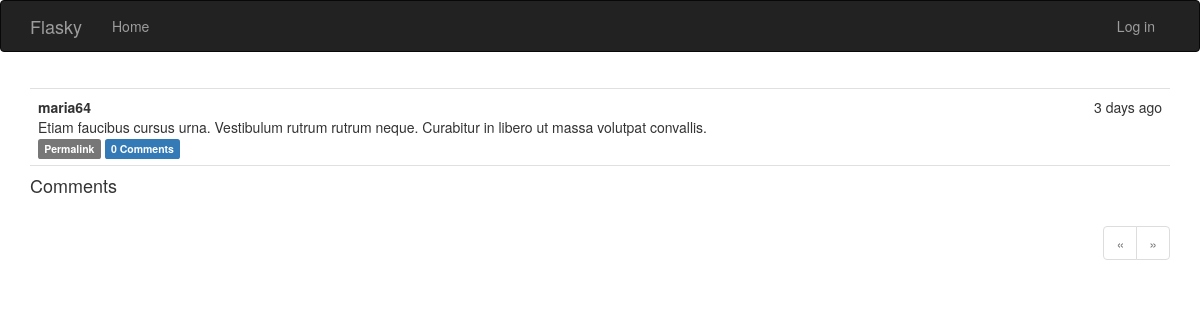
/post/1, run on the app's committed database.
### app/models.py (models this page shows, shortened)
class Post(db.Model):
    __tablename__ = 'posts'
    id = db.Column(db.Integer, primary_key=True)
    body = db.Column(db.Text)
    timestamp = db.Column(db.DateTime, index=True, default=datetime.utcnow)
    author_id = db.Column(db.Integer, db.ForeignKey('users.id'))
    comments = db.relationship('Comment', backref='post', lazy='dynamic')

class User(UserMixin, db.Model):
    __tablename__ = 'users'
    id = db.Column(db.Integer, primary_key=True)
    username = db.Column(db.String(64), unique=True, index=True)
    email = db.Column(db.String(64), unique=True, index=True)
    role_id = db.Column(db.Integer, db.ForeignKey('roles.id'))
    password_hash = db.Column(db.String(128))
    posts = db.relationship('Post', backref='author', lazy='dynamic')
    comments = db.relationship('Comment', backref='author', lazy='dynamic')
    name = db.Column(db.String(64))
    location = db.Column(db.String(64))
    about_me = db.Column(db.Text())
    member_since = db.Column(db.DateTime(), default=datetime.utcnow)
    last_seen = db.Column(db.DateTime(), default=datetime.utcnow)
    followed = db.relationship('Follow',                   #当前用户关注的人
                               foreign_keys=[Follow.follower_id],
                               backref=db.backref('follower', lazy='joined'),
                               lazy='dynamic',
                               cascade='all, delete-orphan')
    followers=db.relationship('Follow',                   #关注当前用户的人
                              foreign_keys=[Follow.followed_id],
                              backref=db.backref('followed', lazy='joined'),
                              lazy='dynamic',
                              cascade='all, delete-orphan')
    @property
    def password(self):
        raise AttributeError('password is not a readable attribute')

### app/main/views.py (the view, shortened to what this page needs)
@main.route('/post/<int:id>', methods=['GET', 'POST'])
def post(id):
    post = Post.query.get_or_404(id)
    form = CommentForm()
    page = request.args.get('page', 1, type=int)#页数从查询字符串(request.args)中获取,默认为1,
    if page == -1:                              #参数type=int保证不能转换未整数时,返回默认值
        page = (post.comments.count() - 1)/10 + 1
    pagination = post.comments.order_by(Comment.timestamp.asc()).paginate(
        page, per_page=10, error_out=False)#获取page页中的类对象,per_page默认为20
    comments = pagination.items
    return render_template('post.html', posts=[post], form=form,
                           comments=comments, pagination=pagination)

### app/auth/views.py (called while the page is built)
@auth.before_app_request
def before_request():
    if current_user.is_authenticated:
        current_user.ping()

### app/main/__init__.py (called while the page is built)
@main.app_context_processor
def inject_permissions():
    return dict(Permission=Permission)

### app/models.py (called while the page is built)
    def can(self, permissions):
        return False

    def is_administrator(self):
        return False

### app/templates/post.html (shortened to what this page needs)
{% extends "base.html" %}
{% import "bootstrap/wtf.html" as wtf %}
{% import "_macros.html" as macros %}
{% block page_content %}
{% include "_posts.html" %}
<h4 class="comments">Comments</h4>
{% if pagination %}
<div class="pagination">
    {{ macros.pagination_widget(pagination, ".post", fragment='#comments', id=posts[0].id) }}
</div>
{% endif %}
{% endblock %}

### app/templates/_posts.html (shortened to what this page needs)
<ul class="posts">
    {% for post in posts %}
    <li class="post">
        <div>
            <div class="post-date">{{ moment(post.timestamp).fromNow() }}</div>
            <div class="post-author">{{ post.author.username }}</div>
            <div class="post-body">{{ post.body }}</div>
            <div>
                <a href="{{ url_for('.post', id=post.id) }}">
                    <span class="label label-default">Permalink</span>
                </a>
                <a href="{{ url_for('.post', id=post.id) }}">
                    <span class="label label-primary">{{ post.comments.count() }} Comments</span>
                </a>
            </div>
        </div>
    </li>
    {% endfor %}
</ul>

### app/static/styles.css (style rules this page uses)
ul.posts { list-style-type:none; padding: 0px; margin:16px 0px 0px 0px; border-top: 1px solid #e0e0e0; }
ul.posts li.post { padding: 8px; border-bottom: 1px solid #e0e0e0; }
div.post-date { float: right; }
div.post-author { font-weight: bold; }
div.pagination { width: 100%; text-align: right; padding: 0px; margin: 0px; }

### data on the page
Post: timestamp "3 days ago", author.username "maria64", body "Etiam faucibus cursus urna. Vestibulum rutrum rutrum neque. Curabitur in libero ut massa volutpat convallis.", comments.count "0"
